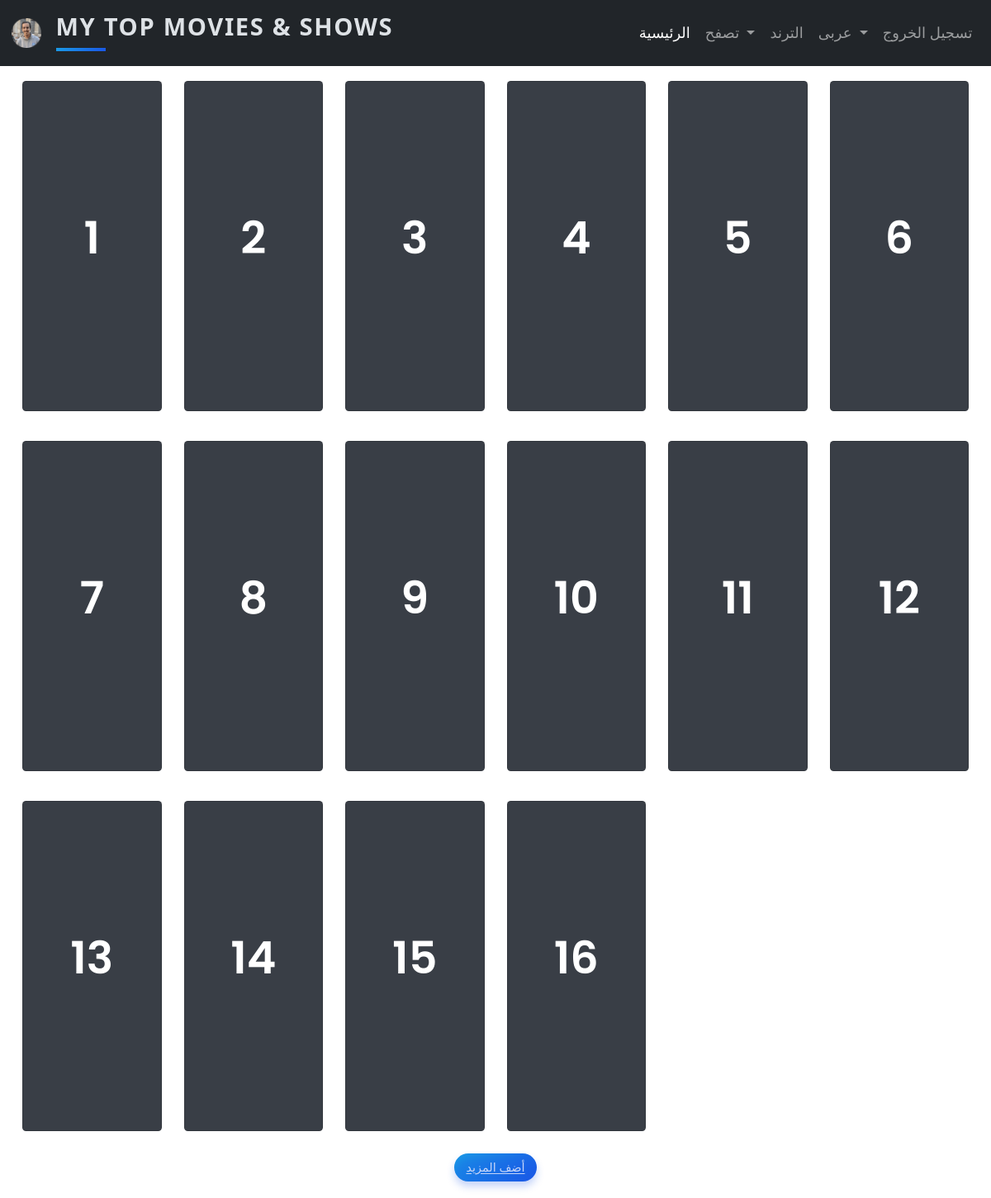
The page / (signed in) on the database its author committed.
### main.py (models this page shows, shortened)
class Recommendation(db.Model, Base):
    __tablename__ = "my_recommendations"
    id = db.Column(db.Integer, primary_key=True)
    user_id = db.Column(db.Integer, db.ForeignKey('users.id'), nullable=False)
    media_id = db.Column(db.Integer, nullable=False)
    media_type = db.Column(db.String, nullable=False)
    title = db.Column(db.String(250), nullable=False)
    year = db.Column(db.Integer, nullable=False)
    description = db.Column(db.String, nullable=False)
    rating = db.Column(db.Float, nullable=False)
    ranking = db.Column(db.Integer, nullable=False)
    review = db.Column(db.String, nullable=False)
    img_url = db.Column(db.String, nullable=False)
    site_url = db.Column(db.String, nullable=False)

### main.py (the view)
@app.route("/")
def home():
    movies = sort_movies('movie')
    pfp_update()
    return render_template("index.html", movies=movies)

### main.py (called while the page is built)
@login_manager.user_loader
def load_user(user_id):
    return User.query.get(int(user_id))

def sort_movies(Class):
    movie_classes = {'trending': Trending, 'discover': Discover, 'movie': Recommendation}
    user_id = 1
    if current_user.is_authenticated:
        user_id = current_user.id
    if Class == "movie":
        all_movies = movie_classes[Class].query.filter_by(user_id=user_id).order_by(
            movie_classes[Class].rating.desc()).all()
    else:
        all_movies = movie_classes[Class].query.order_by(movie_classes[Class].rating.desc()).all()
    for i, movie in enumerate(all_movies):
        movie.ranking = i + 1
    db.session.commit()
    return all_movies

def pfp_update():
    if current_user.is_authenticated:
        session["pic"] = url_for('static', filename=f'/profile_pics/{current_user.username}_avatar.png')
        print(session["pic"])
    else:
        session['pic'] = 'https://telegra.ph/file/5f61b3e51d033ecbbe32a.png'

### templates/index.html (shortened to what this page needs)
{% include "header.html" %}
{% block content %}
    <div class="container-fluid">
    <section id="features">
    <div class="container-fluid">
      <div class="row mid">
      {% for movie in movies %}
        <div class="col-lg-2 col-md-6 col-sm-6  middle">
  <div class="card" >
    <div class="front" style="background-image: url('{{ movie.img_url }}');">
        <p class="large">{{ movie.ranking }}</p>
    </div>
    <div class="back">
     <div>
      <div class="title">{{ movie.title }} <span class="release_date">({{ movie.year }})</span>
      </div>
        <div class="rating">
            <label>{{ movie.rating }}</label>
        </div>
        <p class="overview">
            {{movie.description}}        </p>
        {% if current_user.is_authenticated %}
        <a href="{{url_for('edit',id=movie.id)}}" class="button ">Update</a>
        <a href="{{url_for('delete',id=movie.id)}}" class="button delete-button">Delete</a>
         {% else %}
        <a href="{{movie.site_url}}" class="button "> More</a>
        <a href="{{url_for('delete',id=movie.id)}}" class="button delete-button">Recommend</a>
         {% endif %}
      </div>
      </div>
    </div>
        </div>
             {% endfor %}
      </div>
    </div>
  </section>
  </div>
<div class="container text-center add">
    {% if current_user.is_authenticated %}
    {% if session['lang'] == 'en' %}
            <a href="{{ url_for('add') }}" class="button">Add Recommendation</a>
                    {% else %}
                    <a href="{{ url_for('add') }}" class="button">أضف المزيد</a>
    {% endif %}
    {% endif %}
</div>
{% endblock %}

### templates/header.html (shortened to what this page needs)
{% extends 'bootstrap/base.html' %}
{% block styles %}
    <link rel="stylesheet" href="https://cdnjs.cloudflare.com/ajax/libs/font-awesome/5.14.0/css/all.min.css" />
<link href="https://cdn.jsdelivr.net/npm/bootstrap@5.0.2/dist/css/bootstrap.min.css" rel="stylesheet">    <link rel="stylesheet" href="{{ url_for('static', filename='css/styles.css') }}">
{% endblock %}
{% block content %}
<nav class="navbar navbar-expand-lg navbar-dark bg-dark static-top">
  <div class="container-fluid">
    {% if current_user.is_authenticated %}
    <a class="navbar-brand" href="{{url_for('home')}}">
    <img src="{{ session["pic"] }}" alt="Avatar" height="36">
    </a>
    {% else %}
  <a class="navbar-brand" href="https://motrap2002.pythonanywhere.com/">
      <img src="{{ session.pic}}" alt="..." height="36">
    </a>
  {% endif %}
  <h1 class="heading">My Top Movies & Shows</h1>
    <div class="collapse navbar-collapse" id="navbarSupportedContent">
      <ul class="navbar-nav ms-auto">
      {% if session['lang'] == 'en' %}
        <li class="nav-item">
          <a class="nav-link active" aria-current="page" href="{{ url_for('home') }}">Home</a>
        </li>
          <li class="nav-item dropdown">
          <a class="nav-link dropdown-toggle" href="" id="navbarDropdown" role="button" data-bs-toggle="dropdown" aria-expanded="false">
            Discover
          </a>
          <ul class="dropdown-menu dropdown-menu-end" aria-labelledby="navbarDropdown">
            <li><a class="dropdown-item" href="{{ url_for('rest',site="disc",discover_type="movie") }}">Movies</a></li>
            <li><a class="dropdown-item" href="{{ url_for('rest',site="disc",discover_type="tv") }}">TV</a></li>
          </ul>
        </li>
          <li class="nav-item">
          <a class="nav-link" href="{{ url_for('rest',site="trend",discover_type="1") }}">Trending</a>
        </li>
       <li class="nav-item dropdown">
          <a class="nav-link dropdown-toggle" href="" id="navbarDropdown" role="button" data-bs-toggle="dropdown" aria-expanded="false">
                English
          </a>
          <ul class="dropdown-menu dropdown-menu-end" aria-labelledby="navbarDropdown">
            <li><a class="dropdown-item" href="{{ url_for('change_language',language="ar") }}">عربى</a></li>
            <li><a class="dropdown-item" href="{{ url_for('change_language',language="en") }}">EN</a></li>
          </ul>
        </li>
             {% if current_user.is_authenticated %}
            <li class="nav-item">
              <a class="nav-link" href="{{ url_for('logout') }}">Log Out</a>
            </li>
        {% else: %}
         <li class="nav-item dropdown">
          <a class="nav-link dropdown-toggle" href="" id="navbarDropdown" role="button" data-bs-toggle="dropdown" aria-expanded="false">
                Login
          </a>
          <ul class="dropdown-menu dropdown-menu-end" aria-labelledby="navbarDropdown">
            <li><a class="dropdown-item" href="{{ url_for('login') }}">Login</a></li>
            <li><a class="dropdown-item" href="{{ url_for('register') }}">Register</a></li>
          </ul>
        </li>
        {% endif %}
      {% else %}
              <li class="nav-item">
          <a class="nav-link active" aria-current="page" href="{{ url_for('home') }}">الرئيسية</a>
        </li>
          <li class="nav-item dropdown">
          <a class="nav-link dropdown-toggle" href="" id="navbarDropdown" role="button" data-bs-toggle="dropdown" aria-expanded="false">
            تصفح
          </a>
        </li>
          <li class="nav-item">
          <a class="nav-link" href="{{ url_for('rest',site="trend",discover_type="1") }}">الترند</a>
        </li>
       <li class="nav-item dropdown">
          <a class="nav-link dropdown-toggle" href="" id="navbarDropdown" role="button" data-bs-toggle="dropdown" aria-expanded="false">
                عربى
          </a>
        </li>
   {% if current_user.is_authenticated %}
            <li class="nav-item">
              <a class="nav-link" href="{{ url_for('logout') }}">تسجيل الخروج</a>
            </li>
        {% endif %}
            {% endif %}
      </ul>
    </div>
  </div>
</nav>
{% endblock %}

### static/css/styles.css (style rules this page uses)
*, *:before, *:after { box-sizing: border-box; }
html { font-size: 18px; line-height: 1.5; font-weight: 300; color: #333; font-family: "Nunito Sans", sans-serif; }
body { margin: 0; padding: 0; height: 100vh; background-attachment: fixed; background-image: url('/static/background.png'); background-repeat: no-repeat; background-size: cover; color: #dee2e6; }
.large { font-size: 3rem; }
p.overview { font-size: 13px; height: 200px; width: 100%; overflow: hidden; text-overflow: ellipsis; font-style: italic; }
.heading { font-weight: 900; font-size: 1.618rem; text-transform: uppercase; letter-spacing: 0.1ch; line-height: 1; padding-bottom: 0.5em; margin-top: .5rem; position: relative; }
.heading:after { display: block; content: ''; position: absolute; width: 60px; height: 4px; background: linear-gradient(135deg, #1a9be6, #1a57e6); bottom: 0; }
.card { color: inherit; cursor: pointer; min-width: calc(33% - 3rem); height: 90%; min-height: 400px; perspective: 1000px; margin: 1rem auto; position: relative; background-color: #393E46; }
.front, .back { display: flex; border-radius: 6px; background-position: center; background-size: cover; text-align: center; justify-content: center; align-items: center; position: absolute; height: 100%; width: 100%; -webkit-backface-visibility: hidden; backface-visibility: hidden; transform-style: preserve-3d; transition: ease-in-out 600ms; }
.front { background-size: cover; padding: 2rem; font-size: 1.618rem; font-weight: 600; color: #fff; overflow: hidden; font-family: Poppins, sans-serif; }
.front:before { position: absolute; display: block; content: ''; top: 0; left: 0; right: 0; bottom: 0; opacity: 0.25; z-index: -1; }
.back { transform: rotateY(-180deg); padding: 0 1em; }
.button { transform: translateZ(40px); cursor: pointer; -webkit-backface-visibility: hidden; backface-visibility: hidden; color: #fff; padding: 0.5em 1em; border-radius: 100px; background: linear-gradient(135deg, #1a9be6, #1a57e6); border: none; position: relative; transform-style: preserve-3d; transition: 300ms ease; font-size: 80%; }
.button:before { transition: 300ms ease; position: absolute; display: block; content: ''; transform: translateZ(-40px); -webkit-backface-visibility: hidden; backface-visibility: hidden; height: calc(100% - 20px); width: calc(100% - 20px); border-radius: 100px; left: 10px; top: 16px; box-shadow: 0 0 10px 10px rgba(26, 87, 230, 0.25); background-color: rgba(26, 87, 230, 0.25); }
.button.delete-button { background: rgba(230, 87, 230, 0.25) linear-gradient(135deg, #e61a46, #e61a1a); }
.button.delete-button:before { background-color: rgba(230, 87, 230, 0.25); box-shadow: 0 0 10px 10px rgba(230, 87, 230, 0.25); }
.container.add { padding: 1% 0 2% 0; }
.rating { color: #E4BB23; margin-bottom: 3%; }
.title { font-weight: bold; font-size:90%; }
.release_date { font-weight: normal; }

### rows shown on the page
Recommendation: ranking "1"
Recommendation: ranking "2"
Recommendation: ranking "3"
Recommendation: ranking "4"
Recommendation: ranking "5"
Recommendation: ranking "6"
Recommendation: ranking "7"
Recommendation: ranking "8"
Recommendation: ranking "9"
Recommendation: ranking "10"
Recommendation: ranking "11"
Recommendation: ranking "12"
Recommendation: ranking "13"
Recommendation: ranking "14"
Recommendation: ranking "15"
Recommendation: ranking "16"
